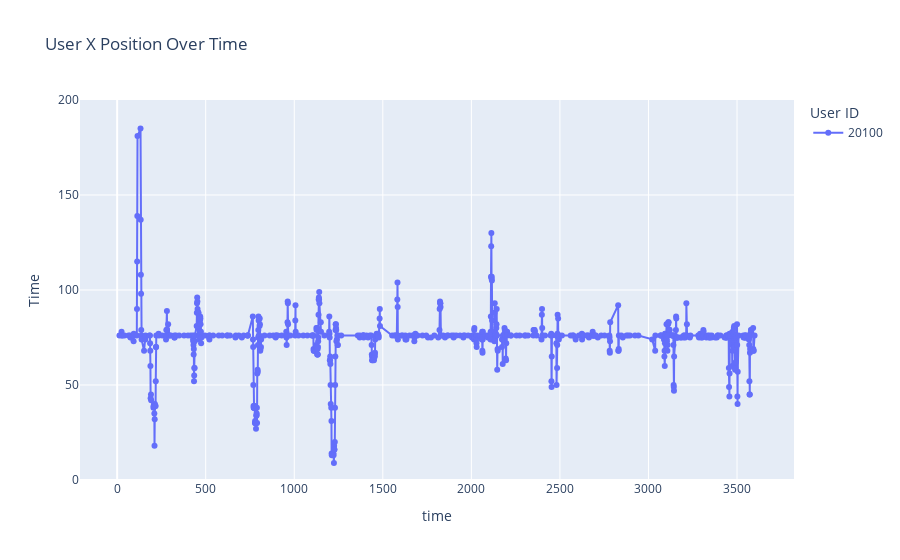
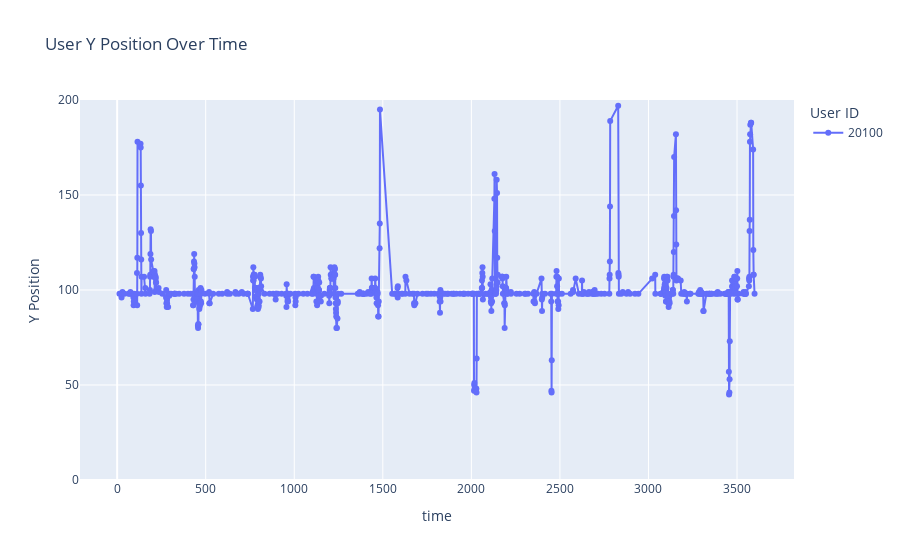

Notebook cell for these charts, in order:
### Code cell
plot_xy_trajectory(df_b, test_case)

### Figure 1 — Plotly figure (JSON) as saved in the notebook; plotly's stock layout.template omitted (floating-point values rounded to 4 significant figures; data arrays with more than 128 entries replaced by an {"elided": "..."} marker saying what was removed)
{"data": [{"hovertemplate": "User ID=20100<br>time=%{x}<br>Time=%{y}<extra></extra>", "legendgroup": "20100", "line": {"color": "#636efa", "dash": "solid"}, "marker": {"symbol": "circle"}, "mode": "lines+markers", "name": "20100", "orientation": "v", "showlegend": true, "type": "scatter", "x": {"elided": "662 int values"}, "xaxis": "x", "y": {"elided": "662 int values"}, "yaxis": "y"}], "layout": {"legend": {"title": {"text": "User ID"}, "tracegroupgap": 0}, "title": {"text": "User X Position Over Time"}, "xaxis": {"anchor": "y", "domain": [0, 1], "title": {"text": "time"}}, "yaxis": {"anchor": "x", "domain": [0, 1], "range": [0, 200], "title": {"text": "Time"}}}}

### Figure 2 — Plotly figure (JSON) as saved in the notebook; plotly's stock layout.template omitted (floating-point values rounded to 4 significant figures; data arrays with more than 128 entries replaced by an {"elided": "..."} marker saying what was removed)
{"data": [{"hovertemplate": "User ID=20100<br>time=%{x}<br>Y Position=%{y}<extra></extra>", "legendgroup": "20100", "line": {"color": "#636efa", "dash": "solid"}, "marker": {"symbol": "circle"}, "mode": "lines+markers", "name": "20100", "orientation": "v", "showlegend": true, "type": "scatter", "x": {"elided": "662 int values"}, "xaxis": "x", "y": {"elided": "662 int values"}, "yaxis": "y"}], "layout": {"legend": {"title": {"text": "User ID"}, "tracegroupgap": 0}, "title": {"text": "User Y Position Over Time"}, "xaxis": {"anchor": "y", "domain": [0, 1], "title": {"text": "time"}}, "yaxis": {"anchor": "x", "domain": [0, 1], "range": [0, 200], "title": {"text": "Y Position"}}}}
